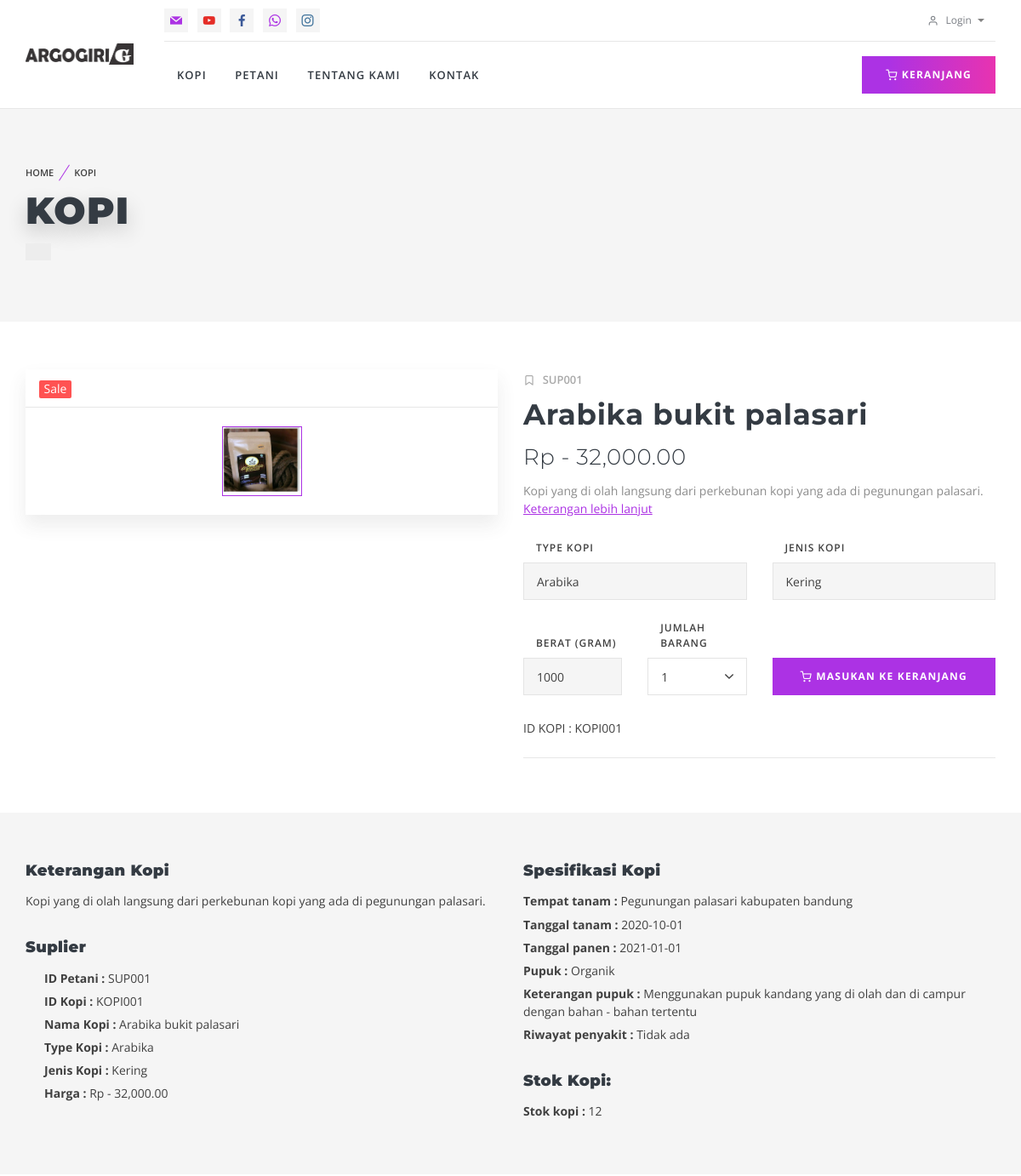
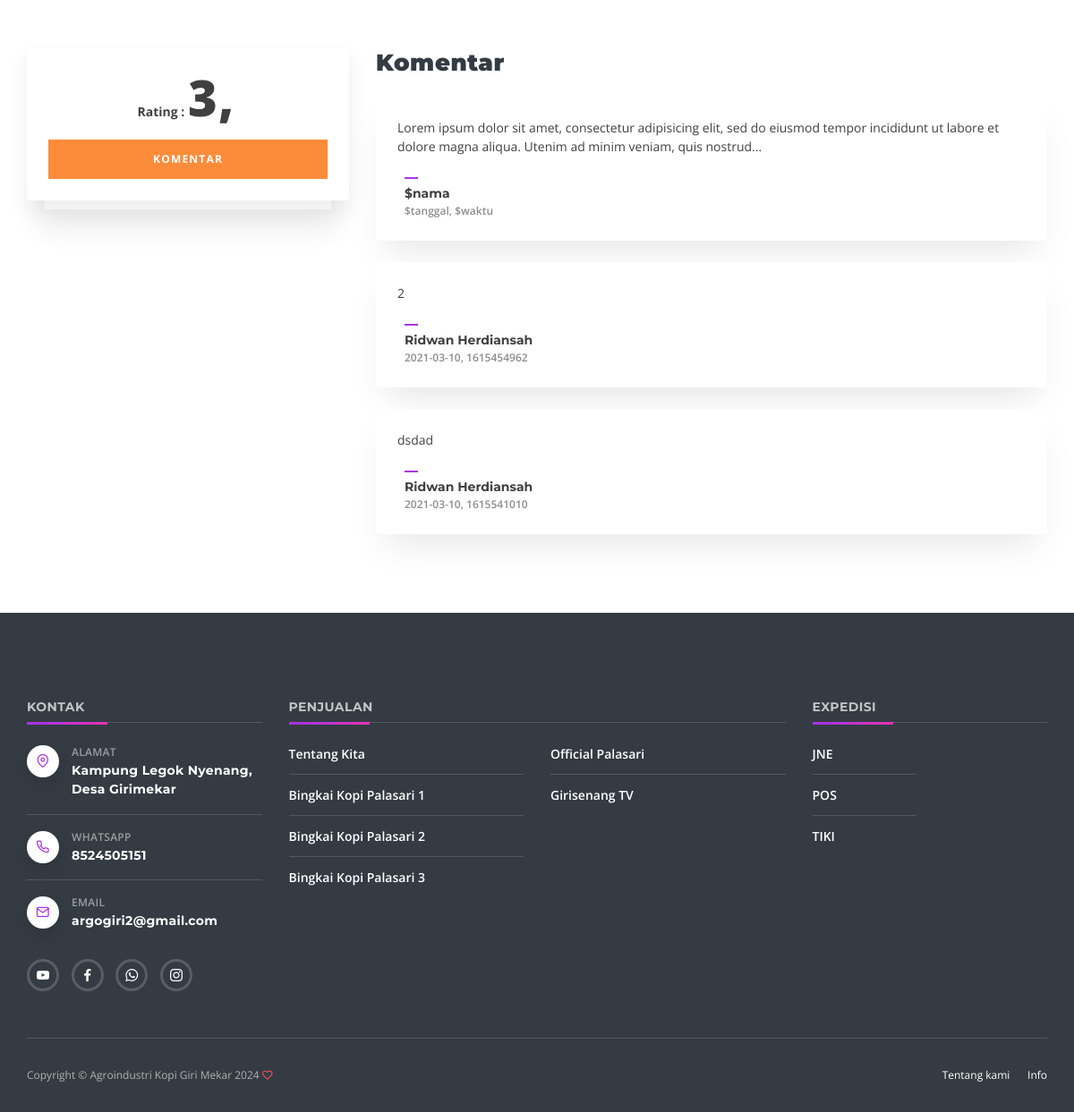
The page /penjualan/kopi/KOPI001 on the database its author committed (2 pictures, top to bottom).
### tables this page shows
CREATE TABLE `k_kopi` (
  `id` int(11) NOT NULL,
  `id_kopi` varchar(128) NOT NULL,
  `nama` varchar(128) NOT NULL,
  `keterangan_kopi` text NOT NULL,
  `type_kopi` varchar(50) NOT NULL,
  `jenis_kopi` varchar(50) NOT NULL,
  `tempat_tanam` varchar(128) NOT NULL,
  `tanggal_tanam` varchar(128) NOT NULL,
  `tanggal_panen` varchar(128) NOT NULL,
  `pupuk` varchar(128) NOT NULL,
  `keterangan_pupuk` text NOT NULL,
  `riwayat_penyakit` text NOT NULL,
  `berat` int(128) NOT NULL,
  `harga` int(128) NOT NULL,
  `harga_jual` int(128) NOT NULL,
  `rating` double NOT NULL,
  `image` varchar(128) NOT NULL
);

CREATE TABLE `kopi` (
  `id_kopi` varchar(128) NOT NULL,
  `id_petani` varchar(128) NOT NULL,
  `id_pengepul` varchar(128) NOT NULL,
  `nama` varchar(128) NOT NULL
);

CREATE TABLE `s_kopi` (
  `id` int(11) NOT NULL,
  `id_kopi` varchar(128) NOT NULL,
  `stok` int(128) NOT NULL
);

CREATE TABLE `komentar` (
  `id` int(11) NOT NULL,
  `id_kopi` varchar(128) NOT NULL,
  `email` varchar(128) NOT NULL,
  `nama` varchar(128) NOT NULL,
  `komentar` text NOT NULL,
  `tanggal` varchar(128) NOT NULL,
  `waktu` varchar(128) NOT NULL
);

CREATE TABLE `dashboard` (
  `id` int(11) NOT NULL,
  `title` varchar(128) NOT NULL,
  `sub_title` varchar(128) NOT NULL,
  `title_2` varchar(128) NOT NULL,
  `deskripsi_2` text NOT NULL,
  `title_3` varchar(128) NOT NULL,
  `deskripsi_3` text NOT NULL,
  `image_3` varchar(128) NOT NULL,
  `title_4` varchar(128) NOT NULL,
  `deskripsi_4` text NOT NULL,
  `image_4` varchar(128) NOT NULL,
  `title_5` varchar(128) NOT NULL,
  `deskripsi_5` text NOT NULL,
  `image_5` varchar(128) NOT NULL,
  `title_6` varchar(128) NOT NULL,
  `deskripsi_6` text NOT NULL,
  `image_6` varchar(128) NOT NULL,
  `alamat` text NOT NULL,
  `email` varchar(128) NOT NULL,
  `telepon` double NOT NULL,
  `whatsap` double NOT NULL,
  `facebook` varchar(128) NOT NULL,
  `youtube` varchar(128) NOT NULL,
  `instagram` varchar(128) NOT NULL
);

### application/controllers/Penjualan.php (called while the page is built, shortened)
<?php
class Penjualan extends CI_Controller {
public function __construct()
	{
		$this->load->library('form_validation');
		$this->load->model('M_Suplier');
	}
public function kopi($id_kopi)
	{
		$data['title'] = "Kopi";
		$data['dashboard'] = $this->db->get_where('dashboard')->row_array();
		$data['kopi'] = $this->M_Suplier->gete_kopi($id_kopi);
		$data['komentar'] = $this->db->get_where('komentar', ['id_kopi' => $id_kopi])->result_array();
		$this->load->view('template/penjualan/header', $data);
		$this->load->view('template/penjualan/topbar', $data);
		$this->load->view('penjualan/kopi', $data);
		$this->load->view('template/penjualan/footer', $data);
	}
}

### index.php (called while the page is built, shortened)
<?php
require_once BASEPATH.'core/CodeIgniter.php';

### application/models/M_Suplier.php (called while the page is built, shortened)
<?php
class M_Suplier extends CI_Model {
	public function gete_kopi($id_kopi)
		{
			$query = "  SELECT
							k.id_petani,
							k.id_pengepul,
							kk.id_kopi,
							kk.nama,
							kk.keterangan_kopi,
							kk.type_kopi,
							kk.jenis_kopi,
							kk.tempat_tanam,
							kk.tanggal_tanam,
							kk.tanggal_panen,
							kk.pupuk,
							kk.keterangan_pupuk,
							kk.riwayat_penyakit,
							kk.berat,
							kk.harga,
							kk.harga_jual,
							kk.rating,
							kk.image,
							sk.stok
						FROM k_kopi as kk
						RIGHT JOIN kopi as k
						ON kk.id_kopi = k.id_kopi
						LEFT JOIN s_kopi as sk
						ON sk.id_kopi = k.id_kopi
						WHERE k.id_kopi = '$id_kopi'
						";
			return $this->db->query($query)->row_array();
		}
}

### application/views/penjualan/kopi.php (the view, shortened to what this page needs)
<form action="<?= base_url(); ?>penjualan/t_keranjang/<?= $kopi['id_kopi']; ?>" method="post" >
  <div class="container mb-2">
    <div class="row">
      <div class="col-md-6 pb-5">
        <div class="product-gallery">
          <span class="badge badge-danger text-md font-weight-normal">Sale</span>
          <ul class="product-thumbnails">
            <li class="active">
              <a href="#one">
                <img src="<?= base_url(); ?>assets/admin/img/kopi/<?= $kopi['image']; ?>" alt="Product">
              </a>
            </li>
          </ul>
        </div>
      </div>
        <div class="col-md-6 pb-5">
          <div class="product-meta"><i class="fe-icon-bookmark"></i>
            <a href="<?= base_url(); ?>penjualan/petani/<?= $kopi['id_petani']; ?>"><?= $kopi['id_petani']; ?></a>
          </div>
          <h2 class="h3 font-weight-bold"><?= $kopi['nama']; ?></h2>
          <h3 class="h4 font-weight-light">
            Rp - <?=number_format($kopi['harga_jual'],2); ?>
          </h3>
          <p class="text-muted"><?= $kopi['keterangan_kopi']; ?> <a href='#details' class='scroll-to'>Keterangan lebih lanjut</a></p>
          <div class="row mt-4">
            <div class="col-sm-6">
              <div class="form-group">
                <label for="size">Type Kopi</label>
                <input id="type_kopi" name="type_kopi" class="form-control" type="text" value="<?= $kopi['type_kopi']; ?>" readonly>
              </div>
            </div>
            <div class="col-sm-6">
              <div class="form-group">
                <label for="color">Jenis Kopi</label>
                <input id="jenis_kopi" name="jenis_kopi" class="form-control" type="text" value="<?= $kopi['jenis_kopi']; ?>" readonly>
              </div>
            </div>
          </div>
          <div class="row align-items-end pb-4">
            <div class="col-sm-3">
              <div class="form-group mb-0">
                <label for="berat">Berat (Gram)</label>
                <input id="berat" name="berat" class="form-control" type="text" value="<?= $kopi['berat']; ?>" readonly>
              </div>
            </div>
            <div class="col-sm-3">
              <div class="form-group mb-0">
                <label for="quantity">Jumlah Barang</label>
                <select class="form-control" id="jumlah_barang" name="jumlah_barang" >
                  <option id="jumlah_barang" value="1" class="form-control" >1</option>
                </select>
              </div>
            </div>
            <div class="col-sm-6">
              <div class="pt-4 hidden-sm-up"></div>
              <button class="btn btn-primary btn-block m-0" data-toast data-toast-type="success" data-toast-position="topRight" data-toast-icon="fe-icon-check-circle" data-toast-title="Product" data-toast-message="successfuly added to cart!">
                <i class="fe-icon-shopping-cart"></i> Masukan ke keranjang</button>
            </div>
          </div>
          <div class="pt-1 mb-4"><span class="text-medium">ID KOPI :</span> <?= $kopi['id_kopi']; ?></div>
          <hr class="mb-2">
          </div>
        </div>
    </div>
</form>
  <div class="bg-secondary pt-5 pb-4" id="details">
    <div class="container py-2">
      <div class="row">
        <div class="col-md-6">
          <h3 class="h6">Keterangan Kopi </h3>
          <p class="mb-4 pb-2"><?= $kopi['keterangan_kopi']; ?></p>
          <h3 class="h6">Suplier </h3>
          <ul class="list-icon mb-4 pb-2">
            <li><strong>ID Petani : </strong> <?= $kopi['id_petani']; ?></li>
            <li><strong>ID Kopi : </strong> <?= $kopi['id_kopi']; ?></li>
            <li><strong>Nama Kopi : </strong> <?= $kopi['nama']; ?></li>
            <li><strong>Type Kopi :</strong> <?= $kopi['type_kopi']; ?></li>
            <li><strong>Jenis Kopi :</strong> <?= $kopi['jenis_kopi']; ?></li>
            <li><strong>Harga : </strong>Rp - <?=number_format($kopi['harga_jual'],2); ?></li>
          </ul>
        </div>
        <div class="col-md-6">
          <h3 class="h6">Spesifikasi Kopi</h3>
          <ul class="list-unstyled mb-4 pb-2">
            <li><strong>Tempat tanam :</strong> <?= $kopi['tempat_tanam']; ?></li>
            <li><strong>Tanggal tanam :</strong> <?= $kopi['tanggal_tanam']; ?></li>
            <li><strong>Tanggal panen :</strong> <?= $kopi['tanggal_panen']; ?></li>
            <li><strong>Pupuk :</strong>  <?= $kopi['pupuk']; ?></li>
            <li><strong>Keterangan pupuk :</strong> <?= $kopi['keterangan_pupuk']; ?></li>
            <li><strong>Riwayat penyakit :</strong> <?= $kopi['riwayat_penyakit']; ?></li>
          </ul>
          <h3 class="h6">Stok Kopi:</h3>
          <ul class="list-unstyled mb-4 pb-2">
            <li><strong>Stok kopi :</strong> <?= $kopi['stok']; ?></li>
          </ul>
        </div>
      </div>
    </div>
  </div>
  <div class="container pt-5">
    <div class="row pt-2">
      <div class="col-md-4 pb-5 mb-3">
        <div class="card border-default">
          <div class="card-body">
            <div class="text-center">
              <strong>Rating :</strong>
              <div class="d-inline align-baseline display-4 mr-1"><?= $kopi ['rating']; ?>,</div>
            </div>
            <div class="pt-3"><a class="btn btn-warning btn-block" href="#" data-toggle="modal" data-target="#leaveReview">Komentar</a></div>
          </div>
        </div>
      </div>
      <div class="col-md-8 pb-5 mb-3">
        <div class="d-flex flex-wrap justify-content-between pb-2">
          <h3 class="h4">Komentar</h3>
        </div>
        <?php foreach($komentar as $ko): ?>
        <div class="blockquote comment mb-4">
          <p><?= $ko['komentar']; ?></p>
          <footer class="testimonial-footer">
            <div class="d-table-cell align-middle pl-2">
              <div class="blockquote-footer"><?= $ko['nama']; ?>
                <cite><?= $ko['tanggal']; ?>, <?= $ko['waktu']; ?></cite>
              </div>
            </div>
          </footer>
        </div>
        <?php endforeach;?>
      </div>
    </div>
  </div>

### application/views/template/penjualan/footer.php (shortened to what this page needs)
    <footer class="bg-dark pt-5">
      <div class="pt-5">
        <div class="container">
          <div class="row">
            <div class="col-lg-3 col-sm-6">
              <div class="widget widget-contacts widget-light-skin mb-4">
                <h4 class="widget-title">Kontak</h4>
                <ul>
                  <li>
                    <i class="fe-icon-map-pin"></i>
                    <span>Alamat</span>
                    <a href="#"><?= $dashboard['alamat']; ?></a>
                  </li>
                  <li><i class="fe-icon-phone"></i>
                    <span>Whatsapp</span
                      ><a href="tel:00180039025"><?= $dashboard['telepon']; ?></a>
                    </li>
                  <li>
                    <i class="fe-icon-mail"></i>
                    <span>Email</span>
                    <a href="mailto:info@example.com"><?= $dashboard['email']; ?></a>
                  </li>
                </ul>
              </div>
              <div class="widget pt-2">
                <a class="social-btn sb-style-6 sb-youtube sb-light-skin" href="<?= $dashboard['youtube']; ?>">
                  <i class="socicon-youtube"></i>
                </a>
                <a class="social-btn sb-style-6 sb-facebook sb-light-skin" href="<?= $dashboard['facebook']; ?>">
                  <i class="socicon-facebook"></i>
                </a>
                <a class="social-btn sb-style-6 sb-whatsapp sb-light-skin" href="<?= $dashboard['whatsap']; ?>">
                  <i class="socicon-whatsapp"></i>
                </a>
                <a class="social-btn sb-style-6 sb-instagram sb-light-skin" href="<?= $dashboard['instagram']; ?>">
                  <i class="socicon-instagram"></i>
                </a>
              </div>
            </div>
            <div class="col-lg-6">
              <div class="widget widget-light-skin mb-0">
                <h4 class="widget-title">Penjualan</h4>
              </div>
              <div class="row">
                <div class="col-md-6">
                  <div class="widget widget-categories widget-light-skin">
                    <ul>
                      <li><a href="https://www.youtube.com/channel/UCtDCqelC1smHXm1svF-Ftng">Tentang Kita</a></li>
                      <li><a href="https://www.instagram.com/kopipalasari/">Bingkai Kopi Palasari 1</a></li>
                      <li><a href="https://www.instagram.com/bingkaikopipalasari02/">Bingkai Kopi Palasari 2</a></li>
                      <li><a href="https://www.instagram.com/palasarikopi03/">Bingkai Kopi Palasari 3</a></li>
                    </ul>
                  </div>
                </div>
                <div class="col-md-6">
                  <div class="widget widget-categories widget-light-skin">
                    <ul>
                      <li><a href="https://www.youtube.com/channel/UCtDCqelC1smHXm1svF-Ftng">Official Palasari</a></li>
                      <li><a href="https://www.youtube.com/channel/UCtDCqelC1smHXm1svF-Ftng">Girisenang TV</a></li>
                    </ul>
                  </div>
                </div>
              </div>
            </div>
            <div class="col-lg-3">
              <div class="widget widget-light-skin mb-0">
                <h4 class="widget-title">Expedisi</h4>
              </div>
              <div class="row">
                <div class="col-md-6">
                  <div class="widget widget-categories widget-light-skin">
                    <ul>
                      <li><a href="https://www.jne.co.id/id/beranda">JNE</a></li>
                      <li><a href="https://www.posindonesia.co.id/id">POS</a></li>
                      <li><a href="https://tiki.id/id/beranda">TIKI</a></li>
                    </ul>
                  </div>
                </div>
              </div>
            </div>
          </div>
          <hr class="hr-light">
          <div class="d-md-flex justify-content-between align-items-center py-4 text-center text-md-left">
            <div class="order-2">
              <a class="footer-link text-white" href="<?= base_url(); ?>penjualan/tentang_kami">Tentang kami</a>
              <a class="footer-link text-white ml-3" href="<?= base_url(); ?>penjualan/kontak">Info</a>
            </div>
            <p class="m-0 text-sm text-white order-1">
              <span class='opacity-60'>Copyright &copy; Agroindustri Kopi Giri Mekar <?= date('Y'); ?></span>
              <i class='d-inline-block align-middle fe-icon-heart text-danger'></i>
            </p>
          </div>
        </div>
      </div>
    </footer>
  </body>
</html>

### rows shown on the page
k_kopi: image (picture), id_kopi.id_petani "SUP001", nama "Arabika bukit palasari", harga_jual "32,000.00", keterangan_kopi "Kopi yang di olah langsung dari perkebunan kopi yang ada di pegunungan palasari.", type_kopi "Arabika", jenis_kopi "Kering", berat "1000", id_kopi "KOPI001", tempat_tanam "Pegunungan palasari kabupaten bandung", tanggal_tanam "2020-10-01", tanggal_panen "2021-01-01", pupuk "Organik", keterangan_pupuk "Menggunakan pupuk kandang yang di olah dan di campur dengan bahan - bahan tertentu", riwayat_penyakit "Tidak ada", s_kopi.stok "12", rating "3"
komentar: komentar "Lorem ipsum dolor sit amet, consectetur adipisicing elit, sed do eiusmod tempor incididunt ut labore et dolore magna aliqua. Utenim ad minim veniam, quis nostrud...", nama "$nama", tanggal "$tanggal", waktu "$waktu"
komentar: komentar "2", nama "Ridwan Herdiansah", tanggal "2021-03-10", waktu "1615454962"
komentar: komentar "dsdad", nama "Ridwan Herdiansah", tanggal "2021-03-10", waktu "1615541010"
dashboard: alamat "Kampung Legok Nyenang, Desa Girimekar", telepon "8524505151", email "argogiri2@gmail.com"

### other values the page prints
$title "KOPI"
